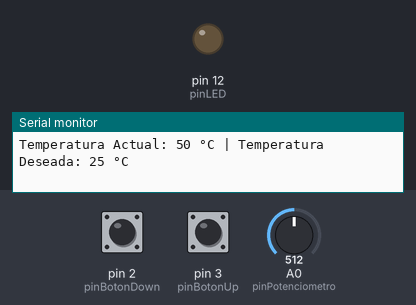
This sketch was run on a simulated Arduino Uno, built with avr-gcc and run on an emulated ATmega328P. On the bench: output pins drawn as LEDs (lit = HIGH), the last lines printed to the serial monitor. Inputs (shaded band) come from the test bench; at power-on: A0 (pinPotenciometro) = 512, pin 2 (pinBotonDown) HIGH, pin 3 (pinBotonUp) HIGH.

Above: at 1.2 s.
1.3 s: A0 (pinPotenciometro) set to 273
2.8 s: A0 (pinPotenciometro) set to 243
At 3.7 s:
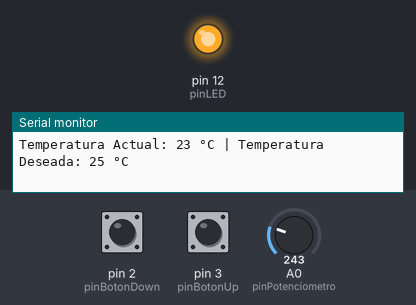
4.3 s: pin 2 (pinBotonDown) pulled LOW for 1 s
At 5.6 s:
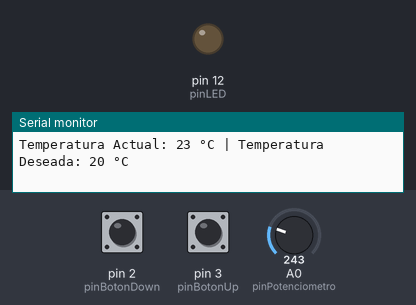
8.3 s: pin 3 (pinBotonUp) pulled LOW for 1 s
At 10.1 s:
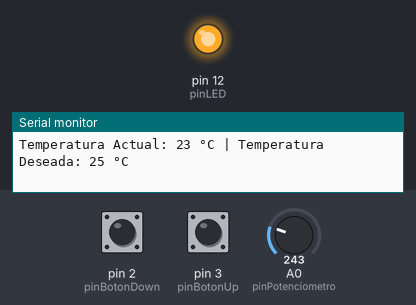
10.8 s: pin 2 (pinBotonDown) pulled LOW for 3.2 s
At 12.2 s:
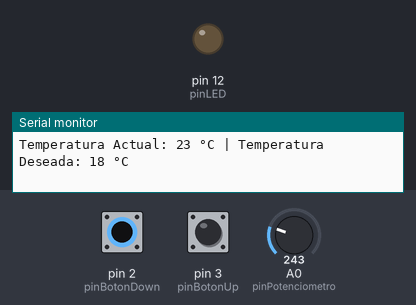
15.5 s: pin 3 (pinBotonUp) pulled LOW for 0.15 s
Timing chart, 0 to 18.5 s (numbered marks = the images above; inputs shaded):
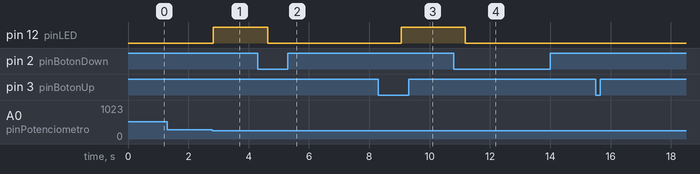

The sketch:

calentador.ino
```cpp
const int pinPotenciometro = A0;
const int pinBotonUp = 3;
const int pinBotonDown = 2;
const int pinLED = 12;

int temperaturaDeseada = 25;
int temperaturaActual = 0;
const int pasoTemperatura = 1;

void lecturaBotones(void){
  if (digitalRead(pinBotonUp) == LOW) {
    temperaturaDeseada += pasoTemperatura;
    delay(100);
  }
  if (digitalRead(pinBotonDown) == LOW) {
    temperaturaDeseada -= pasoTemperatura;
    delay(100);
  }
}

void setup() {
  pinMode(pinPotenciometro, INPUT);
  pinMode(pinBotonUp, INPUT);
  pinMode(pinBotonDown, INPUT);
  pinMode(pinLED, OUTPUT);

  Serial.begin(9600);
}

void loop() {
  temperaturaActual = map(analogRead(pinPotenciometro), 0, 1023, 0, 100);
  lecturaBotones();
/*************************************************/

/*************************************************/

/*************************************************/
  if (temperaturaActual < temperaturaDeseada) {
    digitalWrite(pinLED, HIGH);
  } else {
    digitalWrite(pinLED, LOW);
  }
/*************************************************/

/*************************************************/
  Serial.print("Temperatura Actual: ");
  Serial.print(temperaturaActual);
  Serial.print(" °C | Temperatura Deseada: ");
  Serial.print(temperaturaDeseada);
  Serial.println(" °C");

  delay(100);
}
```

Measured:
- the behaviour switches between 256 and 255 on A0 (pinPotenciometro) (found by bisection; images 0 and 1)
- after the input at 2.8 s, pin 12 (pinLED): LOW → HIGH at once
- after the input at 4.3 s, pin 12 (pinLED): HIGH → LOW after 0.34 s
- after the input at 8.3 s, pin 12 (pinLED): LOW → HIGH after 0.77 s
- after the input at 10.8 s, pin 12 (pinLED): HIGH → LOW after 0.38 s
